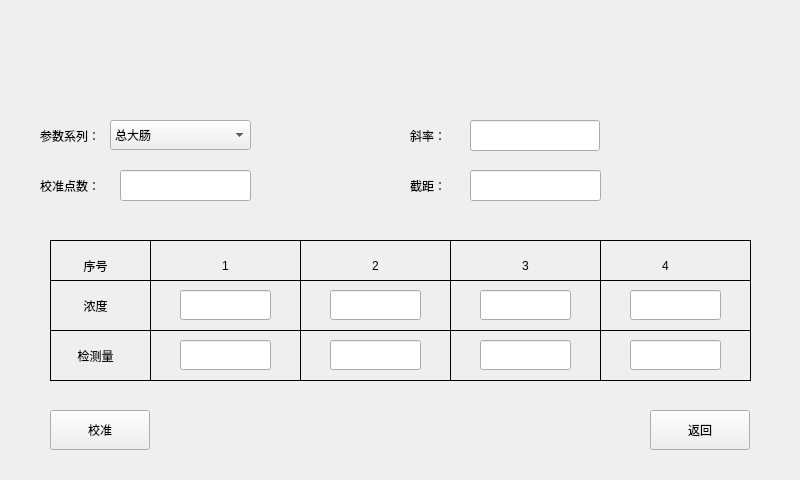
<?xml version="1.0" encoding="UTF-8"?>
<ui version="4.0">
 <class>ParaCalibrate</class>
 <widget class="QWidget" name="ParaCalibrate">
  <property name="geometry">
   <rect>
    <x>0</x>
    <y>0</y>
    <width>800</width>
    <height>480</height>
   </rect>
  </property>
  <property name="windowTitle">
   <string>Form</string>
  </property>
  <widget class="QLabel" name="label">
   <property name="geometry">
    <rect>
     <x>40</x>
     <y>120</y>
     <width>101</width>
     <height>31</height>
    </rect>
   </property>
   <property name="text">
    <string>参数系列：</string>
   </property>
  </widget>
  <widget class="QLineEdit" name="leCount">
   <property name="geometry">
    <rect>
     <x>120</x>
     <y>170</y>
     <width>131</width>
     <height>31</height>
    </rect>
   </property>
  </widget>
  <widget class="QLabel" name="label_2">
   <property name="geometry">
    <rect>
     <x>40</x>
     <y>170</y>
     <width>101</width>
     <height>31</height>
    </rect>
   </property>
   <property name="text">
    <string>校准点数：</string>
   </property>
  </widget>
  <widget class="QLineEdit" name="le_XieLv">
   <property name="geometry">
    <rect>
     <x>470</x>
     <y>120</y>
     <width>130</width>
     <height>31</height>
    </rect>
   </property>
  </widget>
  <widget class="QLineEdit" name="le_JieJu">
   <property name="geometry">
    <rect>
     <x>470</x>
     <y>170</y>
     <width>131</width>
     <height>31</height>
    </rect>
   </property>
  </widget>
  <widget class="QLabel" name="label_3">
   <property name="geometry">
    <rect>
     <x>410</x>
     <y>170</y>
     <width>51</width>
     <height>31</height>
    </rect>
   </property>
   <property name="text">
    <string>截距：</string>
   </property>
  </widget>
  <widget class="QLabel" name="label_4">
   <property name="geometry">
    <rect>
     <x>410</x>
     <y>120</y>
     <width>60</width>
     <height>31</height>
    </rect>
   </property>
   <property name="text">
    <string>斜率：</string>
   </property>
  </widget>
  <widget class="QLabel" name="label_5">
   <property name="geometry">
    <rect>
     <x>60</x>
     <y>250</y>
     <width>71</width>
     <height>31</height>
    </rect>
   </property>
   <property name="text">
    <string>序号</string>
   </property>
   <property name="alignment">
    <set>Qt::AlignCenter</set>
   </property>
  </widget>
  <widget class="QLabel" name="label_6">
   <property name="geometry">
    <rect>
     <x>60</x>
     <y>290</y>
     <width>71</width>
     <height>31</height>
    </rect>
   </property>
   <property name="text">
    <string>浓度</string>
   </property>
   <property name="alignment">
    <set>Qt::AlignCenter</set>
   </property>
  </widget>
  <widget class="QLabel" name="label_7">
   <property name="geometry">
    <rect>
     <x>60</x>
     <y>340</y>
     <width>71</width>
     <height>31</height>
    </rect>
   </property>
   <property name="text">
    <string>检测量</string>
   </property>
   <property name="alignment">
    <set>Qt::AlignCenter</set>
   </property>
  </widget>
  <widget class="QLabel" name="label_8">
   <property name="geometry">
    <rect>
     <x>210</x>
     <y>250</y>
     <width>31</width>
     <height>31</height>
    </rect>
   </property>
   <property name="text">
    <string>1</string>
   </property>
   <property name="alignment">
    <set>Qt::AlignCenter</set>
   </property>
  </widget>
  <widget class="QLabel" name="label_9">
   <property name="geometry">
    <rect>
     <x>360</x>
     <y>250</y>
     <width>31</width>
     <height>31</height>
    </rect>
   </property>
   <property name="text">
    <string>2</string>
   </property>
   <property name="alignment">
    <set>Qt::AlignCenter</set>
   </property>
  </widget>
  <widget class="QLabel" name="label_10">
   <property name="geometry">
    <rect>
     <x>510</x>
     <y>250</y>
     <width>31</width>
     <height>31</height>
    </rect>
   </property>
   <property name="text">
    <string>3</string>
   </property>
   <property name="alignment">
    <set>Qt::AlignCenter</set>
   </property>
  </widget>
  <widget class="QLabel" name="label_11">
   <property name="geometry">
    <rect>
     <x>650</x>
     <y>250</y>
     <width>31</width>
     <height>31</height>
    </rect>
   </property>
   <property name="text">
    <string>4</string>
   </property>
   <property name="alignment">
    <set>Qt::AlignCenter</set>
   </property>
  </widget>
  <widget class="Line" name="line">
   <property name="geometry">
    <rect>
     <x>50</x>
     <y>240</y>
     <width>701</width>
     <height>1</height>
    </rect>
   </property>
   <property name="styleSheet">
    <string notr="true">background-color: rgb(0, 0, 0);</string>
   </property>
   <property name="orientation">
    <enum>Qt::Horizontal</enum>
   </property>
  </widget>
  <widget class="Line" name="line_2">
   <property name="geometry">
    <rect>
     <x>50</x>
     <y>380</y>
     <width>701</width>
     <height>1</height>
    </rect>
   </property>
   <property name="styleSheet">
    <string notr="true">background-color: rgb(0, 0, 0);</string>
   </property>
   <property name="orientation">
    <enum>Qt::Horizontal</enum>
   </property>
  </widget>
  <widget class="Line" name="line_3">
   <property name="geometry">
    <rect>
     <x>50</x>
     <y>280</y>
     <width>701</width>
     <height>1</height>
    </rect>
   </property>
   <property name="styleSheet">
    <string notr="true">background-color: rgb(0, 0, 0);</string>
   </property>
   <property name="orientation">
    <enum>Qt::Horizontal</enum>
   </property>
  </widget>
  <widget class="Line" name="line_4">
   <property name="geometry">
    <rect>
     <x>50</x>
     <y>330</y>
     <width>701</width>
     <height>1</height>
    </rect>
   </property>
   <property name="styleSheet">
    <string notr="true">background-color: rgb(0, 0, 0);</string>
   </property>
   <property name="orientation">
    <enum>Qt::Horizontal</enum>
   </property>
  </widget>
  <widget class="Line" name="line_5">
   <property name="geometry">
    <rect>
     <x>50</x>
     <y>240</y>
     <width>1</width>
     <height>141</height>
    </rect>
   </property>
   <property name="styleSheet">
    <string notr="true">background-color: rgb(0, 0, 0);</string>
   </property>
   <property name="orientation">
    <enum>Qt::Vertical</enum>
   </property>
  </widget>
  <widget class="Line" name="line_6">
   <property name="geometry">
    <rect>
     <x>150</x>
     <y>240</y>
     <width>1</width>
     <height>141</height>
    </rect>
   </property>
   <property name="styleSheet">
    <string notr="true">background-color: rgb(0, 0, 0);</string>
   </property>
   <property name="orientation">
    <enum>Qt::Vertical</enum>
   </property>
  </widget>
  <widget class="Line" name="line_7">
   <property name="geometry">
    <rect>
     <x>300</x>
     <y>240</y>
     <width>1</width>
     <height>141</height>
    </rect>
   </property>
   <property name="styleSheet">
    <string notr="true">background-color: rgb(0, 0, 0);</string>
   </property>
   <property name="orientation">
    <enum>Qt::Vertical</enum>
   </property>
  </widget>
  <widget class="Line" name="line_8">
   <property name="geometry">
    <rect>
     <x>450</x>
     <y>240</y>
     <width>1</width>
     <height>141</height>
    </rect>
   </property>
   <property name="styleSheet">
    <string notr="true">background-color: rgb(0, 0, 0);</string>
   </property>
   <property name="orientation">
    <enum>Qt::Vertical</enum>
   </property>
  </widget>
  <widget class="Line" name="line_9">
   <property name="geometry">
    <rect>
     <x>600</x>
     <y>240</y>
     <width>1</width>
     <height>141</height>
    </rect>
   </property>
   <property name="styleSheet">
    <string notr="true">background-color: rgb(0, 0, 0);</string>
   </property>
   <property name="orientation">
    <enum>Qt::Vertical</enum>
   </property>
  </widget>
  <widget class="Line" name="line_14">
   <property name="geometry">
    <rect>
     <x>750</x>
     <y>240</y>
     <width>1</width>
     <height>141</height>
    </rect>
   </property>
   <property name="styleSheet">
    <string notr="true">background-color: rgb(0, 0, 0);</string>
   </property>
   <property name="orientation">
    <enum>Qt::Vertical</enum>
   </property>
  </widget>
  <widget class="QPushButton" name="pbCalibrate">
   <property name="geometry">
    <rect>
     <x>50</x>
     <y>410</y>
     <width>100</width>
     <height>40</height>
    </rect>
   </property>
   <property name="text">
    <string>校准</string>
   </property>
  </widget>
  <widget class="QPushButton" name="pbExit">
   <property name="geometry">
    <rect>
     <x>650</x>
     <y>410</y>
     <width>100</width>
     <height>40</height>
    </rect>
   </property>
   <property name="text">
    <string>返回</string>
   </property>
  </widget>
  <widget class="QLineEdit" name="le_NongDu1">
   <property name="geometry">
    <rect>
     <x>180</x>
     <y>290</y>
     <width>91</width>
     <height>30</height>
    </rect>
   </property>
   <property name="alignment">
    <set>Qt::AlignCenter</set>
   </property>
  </widget>
  <widget class="QLineEdit" name="le_NongDu2">
   <property name="geometry">
    <rect>
     <x>330</x>
     <y>290</y>
     <width>91</width>
     <height>30</height>
    </rect>
   </property>
   <property name="alignment">
    <set>Qt::AlignCenter</set>
   </property>
  </widget>
  <widget class="QLineEdit" name="le_NongDu3">
   <property name="geometry">
    <rect>
     <x>480</x>
     <y>290</y>
     <width>91</width>
     <height>30</height>
    </rect>
   </property>
   <property name="alignment">
    <set>Qt::AlignCenter</set>
   </property>
  </widget>
  <widget class="QLineEdit" name="le_NongDu4">
   <property name="geometry">
    <rect>
     <x>630</x>
     <y>290</y>
     <width>91</width>
     <height>30</height>
    </rect>
   </property>
   <property name="alignment">
    <set>Qt::AlignCenter</set>
   </property>
  </widget>
  <widget class="QLineEdit" name="le_TestTime1">
   <property name="geometry">
    <rect>
     <x>180</x>
     <y>340</y>
     <width>91</width>
     <height>30</height>
    </rect>
   </property>
   <property name="alignment">
    <set>Qt::AlignCenter</set>
   </property>
  </widget>
  <widget class="QLineEdit" name="le_TestTime4">
   <property name="geometry">
    <rect>
     <x>630</x>
     <y>340</y>
     <width>91</width>
     <height>30</height>
    </rect>
   </property>
   <property name="alignment">
    <set>Qt::AlignCenter</set>
   </property>
  </widget>
  <widget class="QLineEdit" name="le_TestTime2">
   <property name="geometry">
    <rect>
     <x>330</x>
     <y>340</y>
     <width>91</width>
     <height>30</height>
    </rect>
   </property>
   <property name="alignment">
    <set>Qt::AlignCenter</set>
   </property>
  </widget>
  <widget class="QLineEdit" name="le_TestTime3">
   <property name="geometry">
    <rect>
     <x>480</x>
     <y>340</y>
     <width>91</width>
     <height>30</height>
    </rect>
   </property>
   <property name="alignment">
    <set>Qt::AlignCenter</set>
   </property>
  </widget>
  <widget class="QComboBox" name="comboBox">
   <property name="geometry">
    <rect>
     <x>110</x>
     <y>120</y>
     <width>141</width>
     <height>30</height>
    </rect>
   </property>
   <item>
    <property name="text">
     <string>总大肠</string>
    </property>
   </item>
   <item>
    <property name="text">
     <string>耐热大肠</string>
    </property>
   </item>
  </widget>
  <zorder>pbExit</zorder>
  <zorder>label</zorder>
  <zorder>leCount</zorder>
  <zorder>label_2</zorder>
  <zorder>le_XieLv</zorder>
  <zorder>le_JieJu</zorder>
  <zorder>label_3</zorder>
  <zorder>label_4</zorder>
  <zorder>label_5</zorder>
  <zorder>label_6</zorder>
  <zorder>label_7</zorder>
  <zorder>label_8</zorder>
  <zorder>label_9</zorder>
  <zorder>label_10</zorder>
  <zorder>label_11</zorder>
  <zorder>line</zorder>
  <zorder>line_2</zorder>
  <zorder>line_3</zorder>
  <zorder>line_4</zorder>
  <zorder>line_5</zorder>
  <zorder>line_6</zorder>
  <zorder>line_7</zorder>
  <zorder>line_8</zorder>
  <zorder>line_9</zorder>
  <zorder>line_14</zorder>
  <zorder>pbCalibrate</zorder>
  <zorder>le_NongDu1</zorder>
  <zorder>le_NongDu2</zorder>
  <zorder>le_NongDu3</zorder>
  <zorder>le_NongDu4</zorder>
  <zorder>le_TestTime1</zorder>
  <zorder>le_TestTime4</zorder>
  <zorder>le_TestTime2</zorder>
  <zorder>le_TestTime3</zorder>
  <zorder>comboBox</zorder>
 </widget>
 <resources/>
 <connections/>
</ui>
